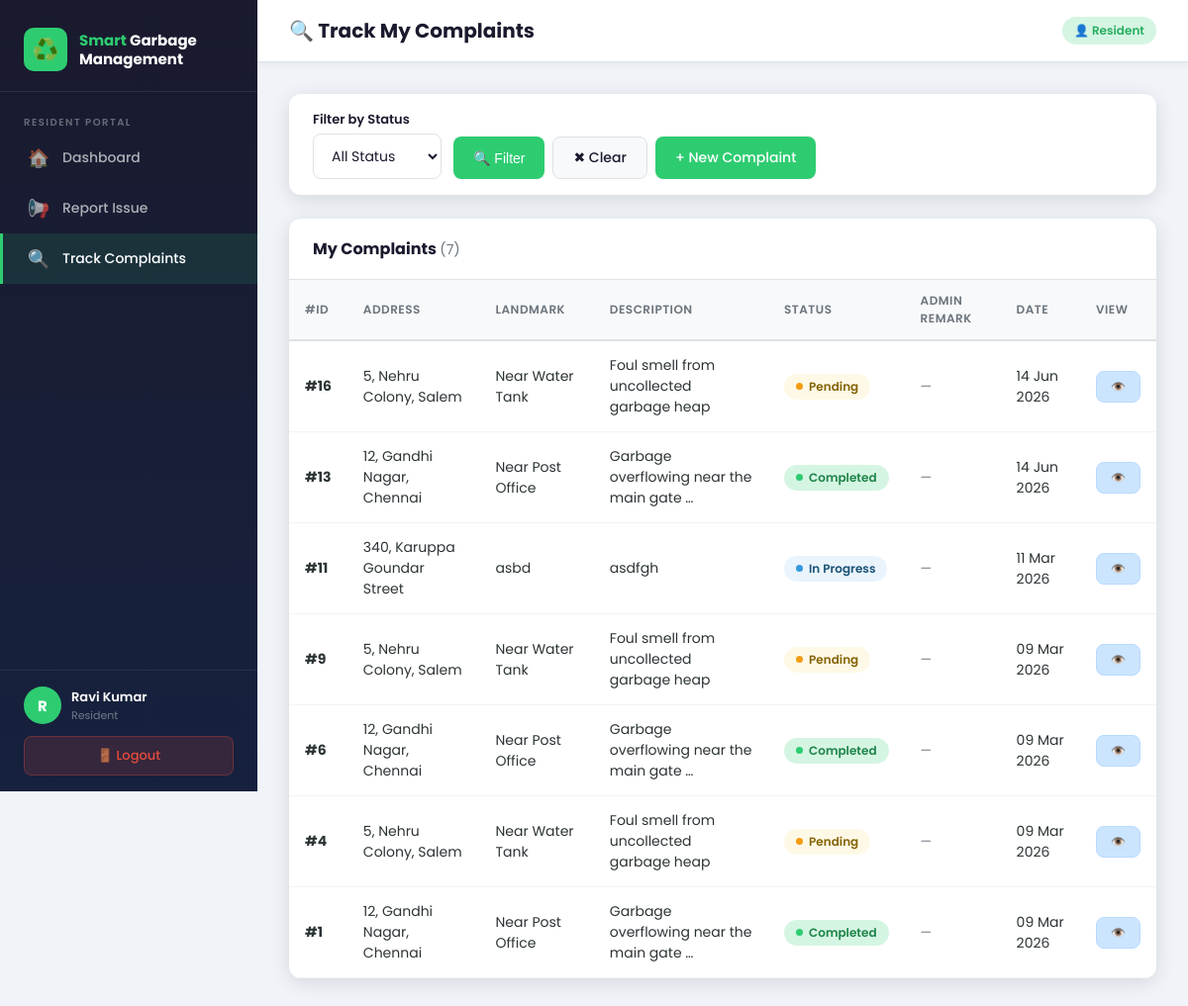
Page /track-complaints/ (signed in) on the committed database.
### core/models.py (models this page shows, shortened)
class UserProfile(models.Model):
    ROLE_CHOICES = [('admin', 'Admin'), ('user', 'Resident')]
    user = models.OneToOneField(User, on_delete=models.CASCADE, related_name='profile')
    role = models.CharField(max_length=10, choices=ROLE_CHOICES, default='user')
    phone = models.CharField(max_length=15, blank=True)
    address = models.TextField(blank=True)
    def is_admin(self):
        return self.role == 'admin'

class Complaint(models.Model):
    STATUS_CHOICES = [
        ('Pending', 'Pending'),
        ('In Progress', 'In Progress'),
        ('Completed', 'Completed'),
    ]
    user = models.ForeignKey(User, on_delete=models.CASCADE, related_name='complaints')
    address = models.CharField(max_length=300)
    landmark = models.CharField(max_length=200)
    description = models.TextField()
    status = models.CharField(max_length=20, choices=STATUS_CHOICES, default='Pending')
    image = models.ImageField(upload_to='complaints/', blank=True, null=True)
    created_at = models.DateTimeField(auto_now_add=True)
    updated_at = models.DateTimeField(auto_now=True)
    admin_remark = models.TextField(blank=True)
    class Meta:
        ordering = ['-created_at']

### core/views.py (the view)
# urls.py: path('track-complaints/',       views.track_complaints,   name='track_complaints'),
@login_required
def track_complaints(request):
    if _is_admin(request.user):
        return redirect('admin_dashboard')
    complaints = Complaint.objects.filter(user=request.user)
    status_filter = request.GET.get('status', '')
    if status_filter:
        complaints = complaints.filter(status=status_filter)
    context = {
        'complaints': complaints,
        'status_filter': status_filter,
        'status_choices': ['Pending', 'In Progress', 'Completed'],
    }
    return render(request, 'core/track_complaints.html', context)

### core/views.py (called while the page is built)
def _is_admin(user):
    try:
        return user.profile.is_admin()
    except UserProfile.DoesNotExist:
        return False

### core/templates/core/track_complaints.html (shortened to what this page needs)
{% extends 'core/base.html' %}
{% block page_title %}🔍 Track My Complaints{% endblock %}
{% block content %}
<div class="card">
  <div class="card-body" style="padding:16px 24px;">
    <form method="GET" style="display:flex;gap:12px;flex-wrap:wrap;align-items:flex-end;">
      <div>
        <label class="form-label" style="margin-bottom:4px;">Filter by Status</label>
        <select name="status" class="form-control" style="width:auto;">
          <option value="">All Status</option>
        </select>
      </div>
      <div style="display:flex;gap:8px;padding-top:24px;">
        <button type="submit" class="btn btn-primary">🔍 Filter</button>
        <a href="{% url 'track_complaints' %}" class="btn btn-secondary">✖ Clear</a>
        <a href="{% url 'report_complaint' %}" class="btn btn-primary">+ New Complaint</a>
      </div>
    </form>
  </div>
</div>
<div class="card">
  <div class="card-header">
    <h3>My Complaints <span style="color:#6c757d;font-weight:400;font-size:14px;">({{ complaints|length }})</span></h3>
  </div>
  <div class="table-wrap">
    <table>
      <thead>
        <tr>
          <th>#ID</th><th>Address</th><th>Landmark</th><th>Description</th>
          <th>Status</th><th>Admin Remark</th><th>Date</th><th>View</th>
        </tr>
      </thead>
      <tbody>
        {% for c in complaints %}
        <tr>
          <td><strong>#{{ c.id }}</strong></td>
          <td>{{ c.address|truncatechars:30 }}</td>
          <td>{{ c.landmark|default:"—" }}</td>
          <td>{{ c.description|truncatechars:40 }}</td>
          <td>
            <span class="status-badge status-{{ c.status|cut:' ' }}">{{ c.status }}</span>
          </td>
          <td style="color:#6c757d;font-size:13px;">
            {{ c.admin_remark|default:"—"|truncatechars:40 }}
          </td>
          <td>{{ c.created_at|date:"d M Y" }}</td>
          <td>
            <a href="{% url 'complaint_detail' c.pk %}" class="btn btn-sm btn-info">👁️</a>
          </td>
        </tr>
        {% endfor %}
      </tbody>
    </table>
  </div>
</div>
{% endblock %}

### core/templates/core/base.html (shortened to what this page needs)
{% load static %}
<!DOCTYPE html>
<html lang="en">
<head>
  <link rel="stylesheet" href="{% static 'core/css/style.css' %}">
</head>
<body>
{% if user.is_authenticated %}
<div class="wrapper">
  <aside class="sidebar" id="sidebar">
    <div class="sidebar-brand">
      <div class="logo-icon">♻️</div>
      <div><h2><span>Smart</span> Garbage<br>Management</h2></div>
    </div>
    <nav class="sidebar-nav">
      {% if user.profile.role == 'admin' %}
        <span class="nav-label">Admin Panel</span>
        <a href="{% url 'admin_dashboard' %}" class="nav-item"><span class="nav-icon">📊</span> Dashboard</a>
        <a href="{% url 'manage_complaints' %}" class="nav-item"><span class="nav-icon">📋</span> Manage Complaints</a>
      {% else %}
        <span class="nav-label">Resident Portal</span>
        <a href="{% url 'user_dashboard' %}" class="nav-item"><span class="nav-icon">🏠</span> Dashboard</a>
        <a href="{% url 'report_complaint' %}" class="nav-item"><span class="nav-icon">📢</span> Report Issue</a>
        <a href="{% url 'track_complaints' %}" class="nav-item"><span class="nav-icon">🔍</span> Track Complaints</a>
      {% endif %}
    </nav>
    <div class="sidebar-footer">
      <div class="user-info">
        <div class="user-avatar">{{ user.first_name.0|upper|default:user.username.0|upper }}</div>
        <div>
          <div class="user-name">{{ user.get_full_name|default:user.username }}</div>
          <div class="user-role">{{ user.profile.get_role_display|default:"Resident" }}</div>
        </div>
      </div>
      <a href="{% url 'logout' %}" class="btn-logout">🚪 Logout</a>
    </div>
  </aside>
  <div class="main-content">
    <header class="topbar">
      <div style="display:flex;align-items:center;gap:14px;">
        <h1 class="topbar-title">{% block page_title %}Dashboard{% endblock %}</h1>
      </div>
      <div class="topbar-right">
        {% if user.profile.role == 'admin' %}
          <span class="badge-role admin">🛡️ Admin</span>
        {% else %}
          <span class="badge-role">👤 Resident</span>
        {% endif %}
      </div>
    </header>
    <main class="page-body">
      {% block content %}{% endblock %}
    </main>
  </div>
</div>
{% endif %}
</body>
</html>

### rows in the picture
Complaint: id "16", address "5, Nehru Colony, Salem", landmark "Near Water Tank", description "Foul smell from uncollected garbage heap", status "Pending", admin_remark "—", created_at "14 Jun 2026"
Complaint: id "13", address "12, Gandhi Nagar, Chennai", landmark "Near Post Office", description "Garbage overflowing near the main gate …", status "Completed", admin_remark "—", created_at "14 Jun 2026"
Complaint: id "11", address "340, Karuppa Goundar Street", landmark "asbd", description "asdfgh", status "In Progress", admin_remark "—", created_at "11 Mar 2026"
Complaint: id "9", address "5, Nehru Colony, Salem", landmark "Near Water Tank", description "Foul smell from uncollected garbage heap", status "Pending", admin_remark "—", created_at "09 Mar 2026"
Complaint: id "6", address "12, Gandhi Nagar, Chennai", landmark "Near Post Office", description "Garbage overflowing near the main gate …", status "Completed", admin_remark "—", created_at "09 Mar 2026"
Complaint: id "4", address "5, Nehru Colony, Salem", landmark "Near Water Tank", description "Foul smell from uncollected garbage heap", status "Pending", admin_remark "—", created_at "09 Mar 2026"
Complaint: id "1", address "12, Gandhi Nagar, Chennai", landmark "Near Post Office", description "Garbage overflowing near the main gate …", status "Completed", admin_remark "—", created_at "09 Mar 2026"

### other values in the picture
{{ user.first_name.0|upper|default:user.username.0|upper }} "R"
{{ user.get_full_name|default:user.username }} "Ravi Kumar"
{{ user.profile.get_role_display|default:"Resident" }} "Resident"
{{ complaints|length }} "7"
